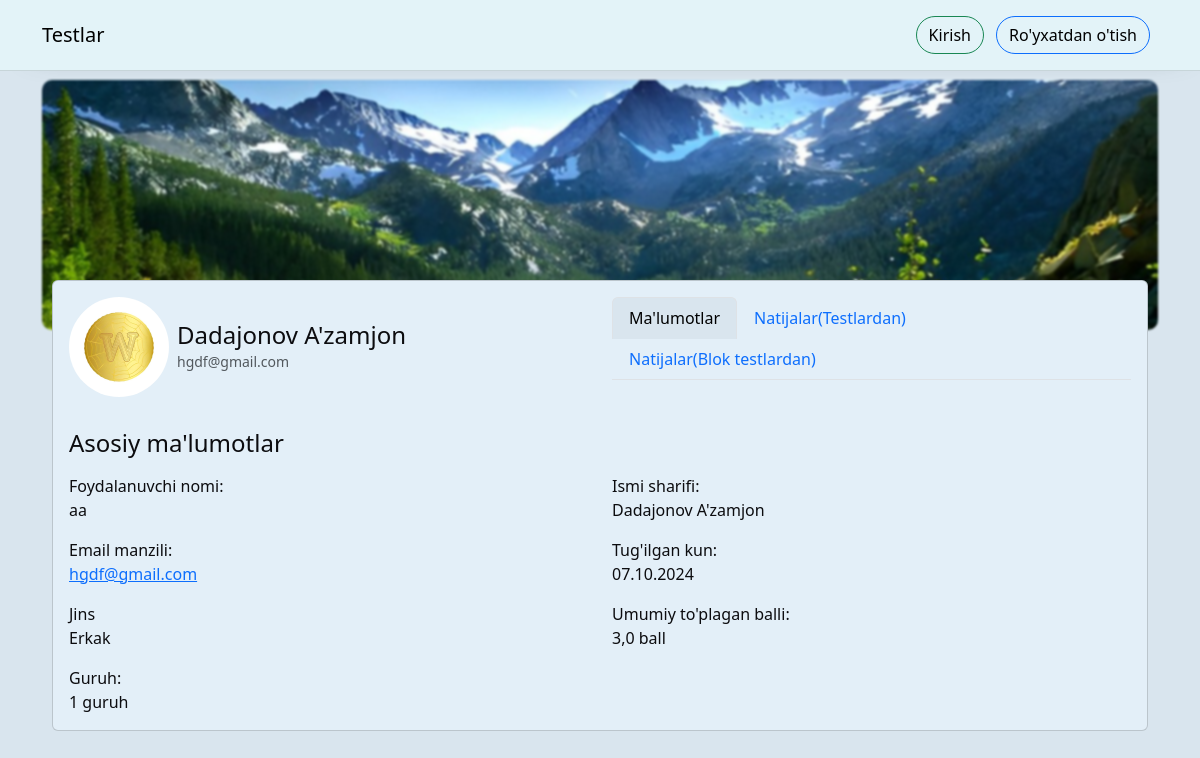
The app's page /profile/aa/, older data.
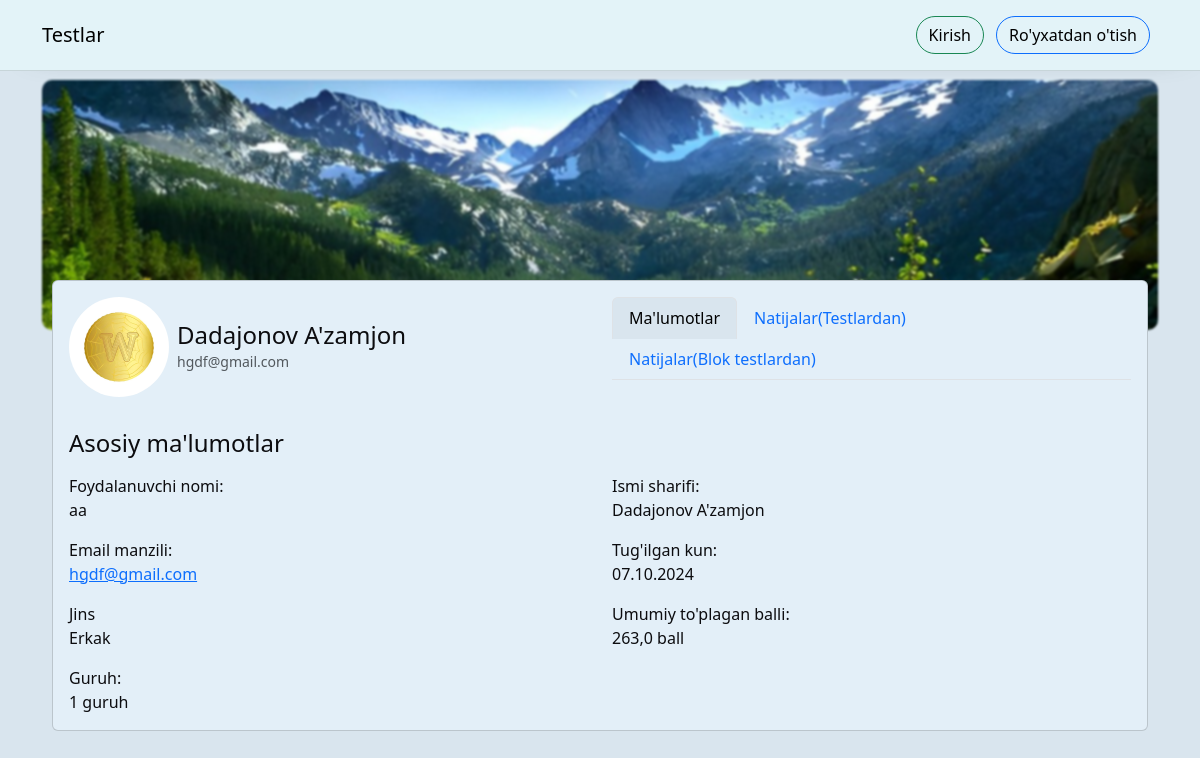
The same page, newer data.
### users/models.py (models this page shows, shortened)
class User(AbstractUser):
    ball = models.FloatField(default=0)
    image = models.ImageField(upload_to='images/', blank=True, null=True)
    full_name = models.CharField(max_length=100)
    date_brith = models.DateField(null=True, blank=True)
    jins = models.CharField(max_length=10, choices=(('Erkak', 'Erkak'), ('Ayol', 'Ayol')))
    class Meta:
        verbose_name = 'Foydalanuvchi'
        verbose_name_plural = 'Foydalanuvchilar'

class Group(models.Model):
    name = models.CharField(max_length=100)
    description = models.TextField()
    students = models.ManyToManyField(User, related_name='guruhlar')
    slug = models.SlugField(unique=True)
    class Meta:
        verbose_name = 'Guruh'
        verbose_name_plural = 'Guruhlar'
    def __str__(self):
        return self.name

### users/views.py (the view, shortened to what this page needs)
# urls.py: path('profile/<str:username>/', profile_view),
def profile_view(request, username):
    user = get_object_or_404(User, username=username)
    natijalar = Result.objects.filter(user=user)
    dtm_results = DtmResult.objects.filter(user=user)
    return render(request, 'users/profile.html', {'profile': user, 'results': natijalar, 'dtm_results': dtm_results})

### quizes/models.py (called while the page is built)
    def correct_answers(self):
        return self.answers.filter(variant__is_correct=True).count()

    def wrong_answers(self):
        return self.answers.filter(variant__is_correct=False).count()

    def time_token(self):
        return f"{(self.time//3600):02d}:{(self.time%3600//60):02d}:{(self.time%60):02d}"

    def correct_answers(self):
        return self.answers.filter(variant__is_correct=True).count()

    def wrong_answers(self):
        return self.answers.filter(variant__is_correct=False).count()

    def time_token(self):
        return f"{(self.time//3600):02d}:{(self.time%3600//60):02d}:{(self.time%60):02d}"

### templates/users/profile.html (shortened to what the changed rows need)
{% extends "base.html" %}
{% block content %}
    <div class="position-relative">
        <div class="position-absolute" style="top: -50px;left: 10px;right: 10px;">
            <div class="card p-3">
                <div class="row">
                    <div class="col-md-6 mb-3">
                        <div class="d-flex align-items-center gap-2">
                            <img src="{% if profile.image %}{{profile.image.url}}{% else %}/static/images/all.png{% endif %}" onclick="document.querySelector('#profile_image').click()" alt="Profile picture" class="rounded-circle" style="cursor: pointer;" width="100px" height="100px">
                            <div>
                                <h4 class="mb-0">{{profile.full_name}}</h4>
                                <span class="text-muted" style='font-size: 14px;'>{{profile.email}}</span>
                            </div>
                        </div>
                    </div>
                    <div class="col-md-12 mt-3">
                        <div class="tab-content" id="nav-tabContent">
                            <div class="tab-pane fade show active" id="nav-home" role="tabpanel" aria-labelledby="nav-home-tab" tabindex="0">
                                {% if profile == user %}
                                <h4 class="mb-3">Asosiy ma'lumotlar</h4>
                                <form method="post" class="row">{% csrf_token %}
                                    <div class="col-md-6 mb-3">
                                        <label for="username">Foydalanuvchi nomi <span class="text-danger fw-bold">*</span></label>
                                        <input type="text" disabled class="form-control disabled" required id="username" name="username" value="{{profile.username}}">
                                    </div>
                                    <div class="col-md-6 mb-3">
                                        <label for="email">Email manzili<span class="text-danger fw-bold">*</span></label>
                                        <input type="email" class="form-control" required id="email" name="email" value="{{profile.email}}">
                                    </div>
                                    <div class="col-md-6 mb-3">
                                        <label for="full_name">Ismi sharifi<span class="text-danger fw-bold">*</span></label>
                                        <input type="text" class="form-control" required id="full_name" name="full_name" value="{{profile.full_name}}">
                                    </div>
                                    <div class="col-md-6 mb-3">
                                        <label for="date_brith">Tug'ilgan kun<span class="text-danger fw-bold">*</span></label>
                                        <input type="date" class="form-control" required id="date_brith" name="date_brith" value="{{profile.date_brith|date:"Y-m-d"}}">
                                    </div>
                                    <div class="col-md-12 mb-3">
                                        <label for="jins">Jins<span class="text-danger fw-bold">*</span></label>
                                        <select class="form-select" id="jins" name="jins" required>
                                            <option value="Erkak" {% if profile.jins == "Erkak" %}selected{% endif %}>Erkak</option>
                                            <option value="Ayol" {% if profile.jins == "Ayol" %}selected{% endif %}>Ayol</option>
                                        </select>
                                    </div>
                                    <div class="p-3">
                                        <span class="text-dange">{{error}}</span>
                                    </div>
                                    <div class="p-3">
                                        <button class="btn btn-primary">Saqlash</button>
                                    </div>
                                </form>
                                {% else %}
                                <h4 class="mb-3">Asosiy ma'lumotlar</h4>
                                <div class="row">
                                    <div class="col-md-6 mb-3">
                                        Foydalanuvchi nomi: <br>
                                        {{profile.username}}
                                    </div>
                                    <div class="col-md-6 mb-3">
                                        Ismi sharifi: <br>
                                        {{profile.full_name}}
                                    </div>
                                    {% if profile.email %}
                                    <div class="col-md-6 mb-3">
                                        Email manzili: <br>
                                        <a href="mailto:{{profile.email}}">{{profile.email}}</a>
                                    </div>
                                    {% endif %}
                                    {% if profile.date_brith %}
                                    <div class="col-md-6 mb-3">
                                        Tug'ilgan kun: <br>
                                        {{profile.date_brith|date:"d.m.Y"}}
                                    </div>
                                    {% endif %}
                                    {% if profile.jins %}
                                    <div class="col-md-6 mb-3">
                                        Jins <br>
                                        {{profile.jins}}
                                    </div>
                                    {% endif %}
                                    <div class="col-md-6">
                                        Umumiy to'plagan balli: <br>
                                        {{profile.ball}} ball
                                    </div>
                                    {% if profile.guruhlar.exists %}
                                    <div class="col-md-6">
                                        Guruh: <br>
                                        {{profile.guruhlar.first}}
                                    </div>
                                    {% endif %}
                                </div>
                                {% endif %}
                            </div>
                        </div>
                    </div>
                </div>
            </div>
        </div>
    </div>
{% endblock content %}

Row changes from the older to the newer data that the page shows:
changed User "Dadajonov A'zamjon": ball "3,0" → "263,0"
